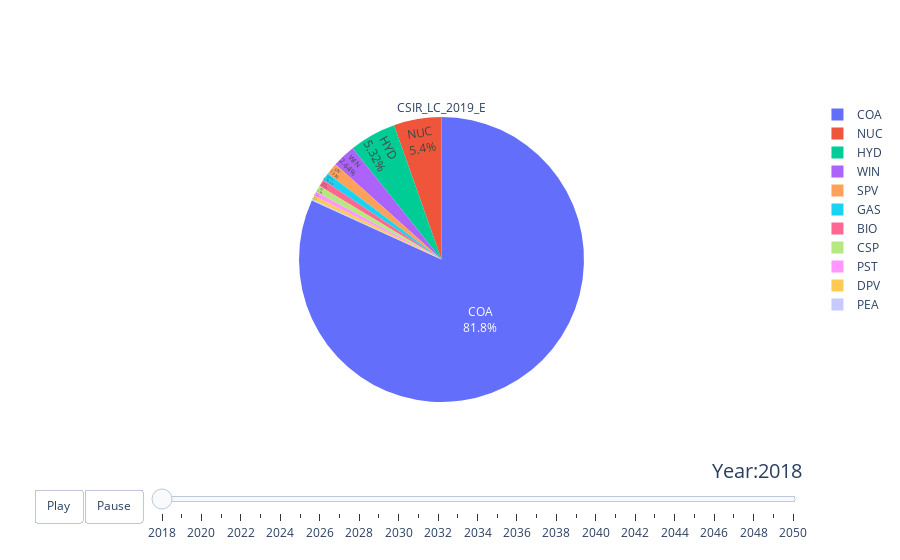

Notebook code cell kept with this figure:
### Code cell
years = CSIR_LC_2019_E['Year']


# make figure
fig_dict = {
    "data": [],
    "layout": {},
    "frames": []
}

# fill in most of layout
fig_dict["layout"]



fig_dict["layout"]["sliders"] = {
    "args": [
        "transition", {
            "duration": 400,
            "easing": "cubic-in-out"
        }
    ],
    "initialValue": "2018",
    "plotlycommand": "animate",
    "values": CSIR_LC_2019_E['Year'],
    "visible": True
}
fig_dict["layout"]["updatemenus"] = [
    {
        "buttons": [
            {
                "args": [None, {"frame": {"duration": 500, "redraw": True},
                                "fromcurrent": True, "transition": {"duration": 300,
                                                                    "easing": "quadratic-in-out"}}],
                "label": "Play",
                "method": "animate"
            },
            {
                "args": [[None], {"frame": {"duration": 0, "redraw": True},
                                  "mode": "immediate",
                                  "transition": {"duration": 0}}],
                "label": "Pause",
                "method": "animate"
            }
        ],
        "direction": "left",
        "pad": {"r": 10, "t": 87},
        "showactive": False,
        "type": "buttons",
        "x": 0.1,
        "xanchor": "right",
        "y": 0,
        "yanchor": "top"
    }
]

sliders_dict = {
    "active": 0,
    "yanchor": "top",
    "xanchor": "left",
    "currentvalue": {
        "font": {"size": 20},
        "prefix": "Year:",
        "visible": True,
        "xanchor": "right"
    },
    "transition": {"duration": 300, "easing": "cubic-in-out"},
    "pad": {"b": 10, "t": 50},
    "len": 0.9,
    "x": 0.1,
    "y": 0,
    "steps": []
}

# make data

fig_dict["data"].append(go.Pie(labels=powerlist,
                               values=np.array(CSIR_LC_2019_E[CSIR_LC_2019_E['Year'] == 2018][powerlist])[0],
                               textinfo='label+percent',
                               textposition='inside',
                               title='CSIR_LC_2019_E',
                               scalegroup='one'))

# make frames
for year in years:
    frame = {"data": [], "name": str(year)}
    frame["data"].append(go.Pie(labels=powerlist,
                                values=np.array(CSIR_LC_2019_E[CSIR_LC_2019_E['Year'] == year][powerlist])[0],
                                textinfo='label+percent',
                                textposition='inside',
                                scalegroup='one',
                                hole=.3))


    fig_dict["frames"].append(frame)
    slider_step = {"args": [
        [year],
        {"frame": {"duration": 300, "redraw": True},
         "mode": "immediate",
         "transition": {"duration": 300}}
    ],
        "label": year,
        "method": "animate"}
    sliders_dict["steps"].append(slider_step)


fig_dict["layout"]["sliders"] = [sliders_dict]

fig = go.Figure(fig_dict)

fig.show()

### Figure 1 — Plotly figure (JSON) as saved in the notebook; plotly's stock layout.template omitted (floating-point values rounded to 4 significant figures)
{"data": [{"labels": ["COA", "NUC", "GAS", "PEA", "HYD", "WIN", "CSP", "SPV", "DPV", "BIO", "PST"], "scalegroup": "one", "textinfo": "label+percent", "textposition": "inside", "title": {"text": "CSIR_LC_2019_E"}, "type": "pie", "values": [202300.0, 13360.0, 2232.0, 362.1, 13160.0, 6517.0, 1880.0, 3293.0, 1041.0, 1907.0, 1251.0]}], "layout": {"sliders": [{"active": 0, "currentvalue": {"font": {"size": 20}, "prefix": "Year:", "visible": true, "xanchor": "right"}, "len": 0.9, "pad": {"b": 10, "t": 50}, "steps": [{"args": [[2018], {"frame": {"duration": 300, "redraw": true}, "mode": "immediate", "transition": {"duration": 300}}], "label": "2018", "method": "animate"}, {"args": [[2019], {"frame": {"duration": 300, "redraw": true}, "mode": "immediate", "transition": {"duration": 300}}], "label": "2019", "method": "animate"}, {"args": [[2020], {"frame": {"duration": 300, "redraw": true}, "mode": "immediate", "transition": {"duration": 300}}], "label": "2020", "method": "animate"}, {"args": [[2021], {"frame": {"duration": 300, "redraw": true}, "mode": "immediate", "transition": {"duration": 300}}], "label": "2021", "method": "animate"}, {"args": [[2022], {"frame": {"duration": 300, "redraw": true}, "mode": "immediate", "transition": {"duration": 300}}], "label": "2022", "method": "animate"}, {"args": [[2023], {"frame": {"duration": 300, "redraw": true}, "mode": "immediate", "transition": {"duration": 300}}], "label": "2023", "method": "animate"}, {"args": [[2024], {"frame": {"duration": 300, "redraw": true}, "mode": "immediate", "transition": {"duration": 300}}], "label": "2024", "method": "animate"}, {"args": [[2025], {"frame": {"duration": 300, "redraw": true}, "mode": "immediate", "transition": {"duration": 300}}], "label": "2025", "method": "animate"}, {"args": [[2026], {"frame": {"duration": 300, "redraw": true}, "mode": "immediate", "transition": {"duration": 300}}], "label": "2026", "method": "animate"}, {"args": [[2027], {"frame": {"duration": 300, "redraw": true}, "mode": "immediate", "transition": {"duration": 300}}], "label": "2027", "method": "animate"}, {"args": [[2028], {"frame": {"duration": 300, "redraw": true}, "mode": "immediate", "transition": {"duration": 300}}], "label": "2028", "method": "animate"}, {"args": [[2029], {"frame": {"duration": 300, "redraw": true}, "mode": "immediate", "transition": {"duration": 300}}], "label": "2029", "method": "animate"}, {"args": [[2030], {"frame": {"duration": 300, "redraw": true}, "mode": "immediate", "transition": {"duration": 300}}], "label": "2030", "method": "animate"}, {"args": [[2031], {"frame": {"duration": 300, "redraw": true}, "mode": "immediate", "transition": {"duration": 300}}], "label": "2031", "method": "animate"}, {"args": [[2032], {"frame": {"duration": 300, "redraw": true}, "mode": "immediate", "transition": {"duration": 300}}], "label": "2032", "method": "animate"}, {"args": [[2033], {"frame": {"duration": 300, "redraw": true}, "mode": "immediate", "transition": {"duration": 300}}], "label": "2033", "method": "animate"}, {"args": [[2034], {"frame": {"duration": 300, "redraw": true}, "mode": "immediate", "transition": {"duration": 300}}], "label": "2034", "method": "animate"}, {"args": [[2035], {"frame": {"duration": 300, "redraw": true}, "mode": "immediate", "transition": {"duration": 300}}], "label": "2035", "method": "animate"}, {"args": [[2036], {"frame": {"duration": 300, "redraw": true}, "mode": "immediate", "transition": {"duration": 300}}], "label": "2036", "method": "animate"}, {"args": [[2037], {"frame": {"duration": 300, "redraw": true}, "mode": "immediate", "transition": {"duration": 300}}], "label": "2037", "method": "animate"}, {"args": [[2038], {"frame": {"duration": 300, "redraw": true}, "mode": "immediate", "transition": {"duration": 300}}], "label": "2038", "method": "animate"}, {"args": [[2039], {"frame": {"duration": 300, "redraw": true}, "mode": "immediate", "transition": {"duration": 300}}], "label": "2039", "method": "animate"}, {"args": [[2040], {"frame": {"duration": 300, "redraw": true}, "mode": "immediate", "transition": {"duration": 300}}], "label": "2040", "method": "animate"}, {"args": [[2041], {"frame": {"duration": 300, "redraw": true}, "mode": "immediate", "transition": {"duration": 300}}], "label": "2041", "method": "animate"}, {"args": [[2042], {"frame": {"duration": 300, "redraw": true}, "mode": "immediate", "transition": {"duration": 300}}], "label": "2042", "method": "animate"}, {"args": [[2043], {"frame": {"duration": 300, "redraw": true}, "mode": "immediate", "transition": {"duration": 300}}], "label": "2043", "method": "animate"}, {"args": [[2044], {"frame": {"duration": 300, "redraw": true}, "mode": "immediate", "transition": {"duration": 300}}], "label": "2044", "method": "animate"}, {"args": [[2045], {"frame": {"duration": 300, "redraw": true}, "mode": "immediate", "transition": {"duration": 300}}], "label": "2045", "method": "animate"}, {"args": [[2046], {"frame": {"duration": 300, "redraw": true}, "mode": "immediate", "transition": {"duration": 300}}], "label": "2046", "method": "animate"}, {"args": [[2047], {"frame": {"duration": 300, "redraw": true}, "mode": "immediate", "transition": {"duration": 300}}], "label": "2047", "method": "animate"}, {"args": [[2048], {"frame": {"duration": 300, "redraw": true}, "mode": "immediate", "transition": {"duration": 300}}], "label": "2048", "method": "animate"}, {"args": [[2049], {"frame": {"duration": 300, "redraw": true}, "mode": "immediate", "transition": {"duration": 300}}], "label": "2049", "method": "animate"}, {"args": [[2050], {"frame": {"duration": 300, "redraw": true}, "mode": "immediate", "transition": {"duration": 300}}], "label": "2050", "method": "animate"}], "transition": {"duration": 300, "easing": "cubic-in-out"}, "x": 0.1, "xanchor": "left", "y": 0, "yanchor": "top"}], "updatemenus": [{"buttons": [{"args": [null, {"frame": {"duration": 500, "redraw": true}, "fromcurrent": true, "transition": {"duration": 300, "easing": "quadratic-in-out"}}], "label": "Play", "method": "animate"}, {"args": [[null], {"frame": {"duration": 0, "redraw": true}, "mode": "immediate", "transition": {"duration": 0}}], "label": "Pause", "method": "animate"}], "direction": "left", "pad": {"r": 10, "t": 87}, "showactive": false, "type": "buttons", "x": 0.1, "xanchor": "right", "y": 0, "yanchor": "top"}]}}
